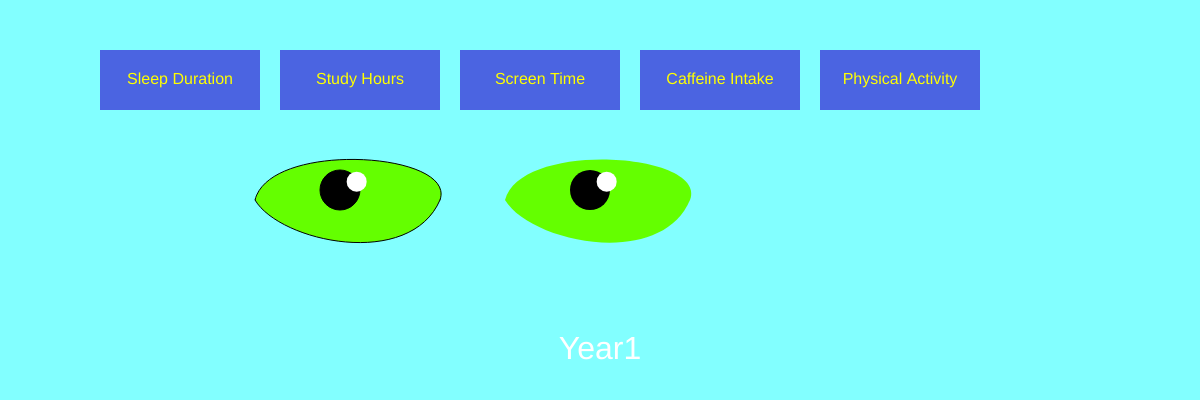
Frame 1 (no input)
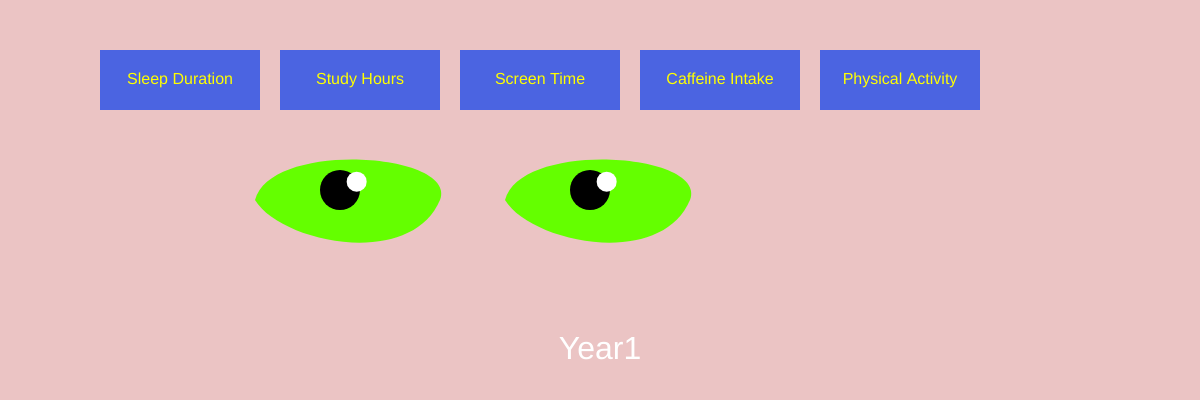
Frame 60 (no input)
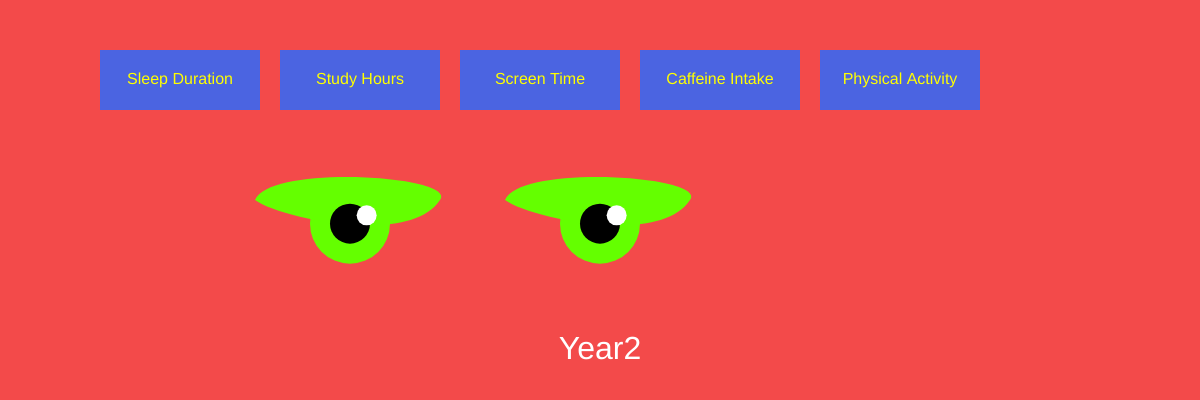
Frame 120 (the mouse pressed at the canvas centre since frame 60)

The p5.js sketch that drew these frames (run headless with seeded random() and noise() and a simulated clock; from frame 60 on, the mouse is pressed at the canvas centre):

// p5.js sketch
// ── sketch.js
class Eye {
  constructor(x, y, eyeWidth, eyeHeight, irisSize, pupilSize, maxIrisMovement) {
    this.x = x;
    this.y = y;
    this.eyeWidth = eyeWidth;
    this.eyeHeight = eyeHeight;
    this.irisSize = irisSize;
    this.pupilSize = pupilSize;
    this.maxIrisMovement = maxIrisMovement;
    this.targetEyeHeight = eyeHeight; // The current height of the eye (initially the eye height)
    this.targetIrisY = y; // The initial Y position of the iris
    this.isClosed = false; // Whether the eye is closed
  }

  // Draw the eye
  display() {
    // Draw the iris first, so it won't be hidden by the eye's shape
    fill(100, 255, 0);
    ellipse(this.x, this.targetIrisY, this.irisSize, this.irisSize);

    // Draw Bezier curves (eye shape) after the iris
    var x1 = this.x - this.eyeWidth / 2 + 5, y1 = this.y; // Start point
    var cx1 = this.x - this.eyeWidth / 2 + 20, cy1 = this.y - this.targetEyeHeight / 2 - 10; // First control point
    var cx2 = this.x + this.eyeWidth / 2 + 8, cy2 = this.y - this.targetEyeHeight / 2 + 2; // Second control point
    var x2 = this.x + this.eyeWidth / 2 - 10, y2 = this.y; // End point

    var x3 = this.x - this.eyeWidth / 2 + 5, y3 = this.y; // Start point
    var cx3 = this.x - this.eyeWidth / 2 + 30, cy3 = this.y + this.targetEyeHeight / 2 - 8; // Third control point
    var cx4 = this.x + this.eyeWidth / 2 - 40, cy4 = this.y + this.targetEyeHeight / 2 + 20; // Fourth control point
    var x4 = this.x + this.eyeWidth / 2 - 10, y4 = this.y; // End point

    // Draw Bezier curves (eye shape)
    bezier(x1, y1, cx1, cy1, cx2, cy2, x2, y2);  
    bezier(x3, y3, cx3, cy3, cx4, cy4, x4, y4);

    // Draw the pupil
    fill(0);
    var pupilX = map(mouseX, 0, width, this.x - this.maxIrisMovement, this.x + this.maxIrisMovement);
    var pupilY = map(mouseY, 0, height, this.targetIrisY - this.maxIrisMovement, this.targetIrisY + this.maxIrisMovement);
    ellipse(pupilX, pupilY, this.pupilSize, this.pupilSize);

    // Draw the highlight on the pupil
    fill(255);
    noStroke();
    var highlightX = map(mouseX, 0, width, this.x - this.maxIrisMovement, this.x + this.maxIrisMovement) + this.eyeWidth / 12;
    var highlightY = map(mouseY, 0, height, this.targetIrisY - this.maxIrisMovement, this.targetIrisY + this.maxIrisMovement) - this.eyeHeight / 12;
    ellipse(highlightX, highlightY, this.pupilSize / 2, this.pupilSize / 2);
  }

  // Control the eye's closure
  closeEye() {
    if (this.isClosed) {
      this.targetEyeHeight = lerp(this.targetEyeHeight, 0, 0.1); // Gradually decrease eye height
      this.targetIrisY = lerp(this.targetIrisY, this.y + this.eyeHeight / 2, 0.1); // The iris gradually gets covered
    } else {
      this.targetEyeHeight = lerp(this.targetEyeHeight, this.eyeHeight, 0.1); // Restore eye height
      this.targetIrisY = lerp(this.targetIrisY, this.y, 0.1); // The iris gradually restores to its original position
    }
  }

  // Toggle eye closure when mouse is clicked
  toggleEye() {
    if (mouseIsPressed) {
      this.isClosed = !this.isClosed;  // Toggle the eye's closed state
    }
  }
}

// Initialize the eyes
var leftEye;
var rightEye;

// Initialize the year variable
var yearr = 1;

function setup() {
  createCanvas(1200, 400);

  // Create two eye objects
  leftEye = new Eye(350, 200, 200, 100, 80, 40, 10);  // Max radius of iris movement is 40
  rightEye = new Eye(600, 200, 200, 100, 80, 40, 10);  // Max radius of iris movement is 40
}

function draw() {
  // Change the background color, dynamically change as time passes
  let time = millis() / 1000;
  let red = map(sin(time), -1, 1, 0, 255);
  let green = map(cos(time), -1, 1, 0, 255);
  let blue = map(sin(time + PI / 2), -1, 1, 0, 255);
  background(red, green, blue);

  // Control the eye closure animation
  leftEye.toggleEye();  // Toggle the left eye's closed state
  rightEye.toggleEye();  // Toggle the right eye's closed state
  leftEye.closeEye();  // Execute eye closure animation
  rightEye.closeEye();  // Execute eye closure animation

  // Draw the left and right eyes
  leftEye.display();
  rightEye.display();

  // Draw the text boxes
  drawTextBoxes();

  // Draw the year text
  fill(255);
  textSize(32);
  textAlign(CENTER, CENTER);
  text("Year" + yearr, width / 2, height - 50);
}

// Draw the text boxes
function drawTextBoxes() {
  let boxWidth = 160;
  let boxHeight = 60;
  let yOffset = 50;

  let labels = ["Sleep Duration", "Study Hours", "Screen Time", "Caffeine Intake", "Physical Activity"];

  for (let i = 0; i < labels.length; i++) {
    let x = 100 + i * (boxWidth + 20);
    fill(75, 100, 225);
    rect(x, yOffset, boxWidth, boxHeight);
    fill(255, 255, 0);
    textSize(16);
    textAlign(CENTER, CENTER);
    text(labels[i], x + boxWidth / 2, yOffset + boxHeight / 2);
  }
}

// Update the year when the mouse is clicked
function mousePressed() {
  if (yearr < 4) {
    yearr++;
  }
  console.log(yearr);  // Print the year value, helpful for debugging
}
